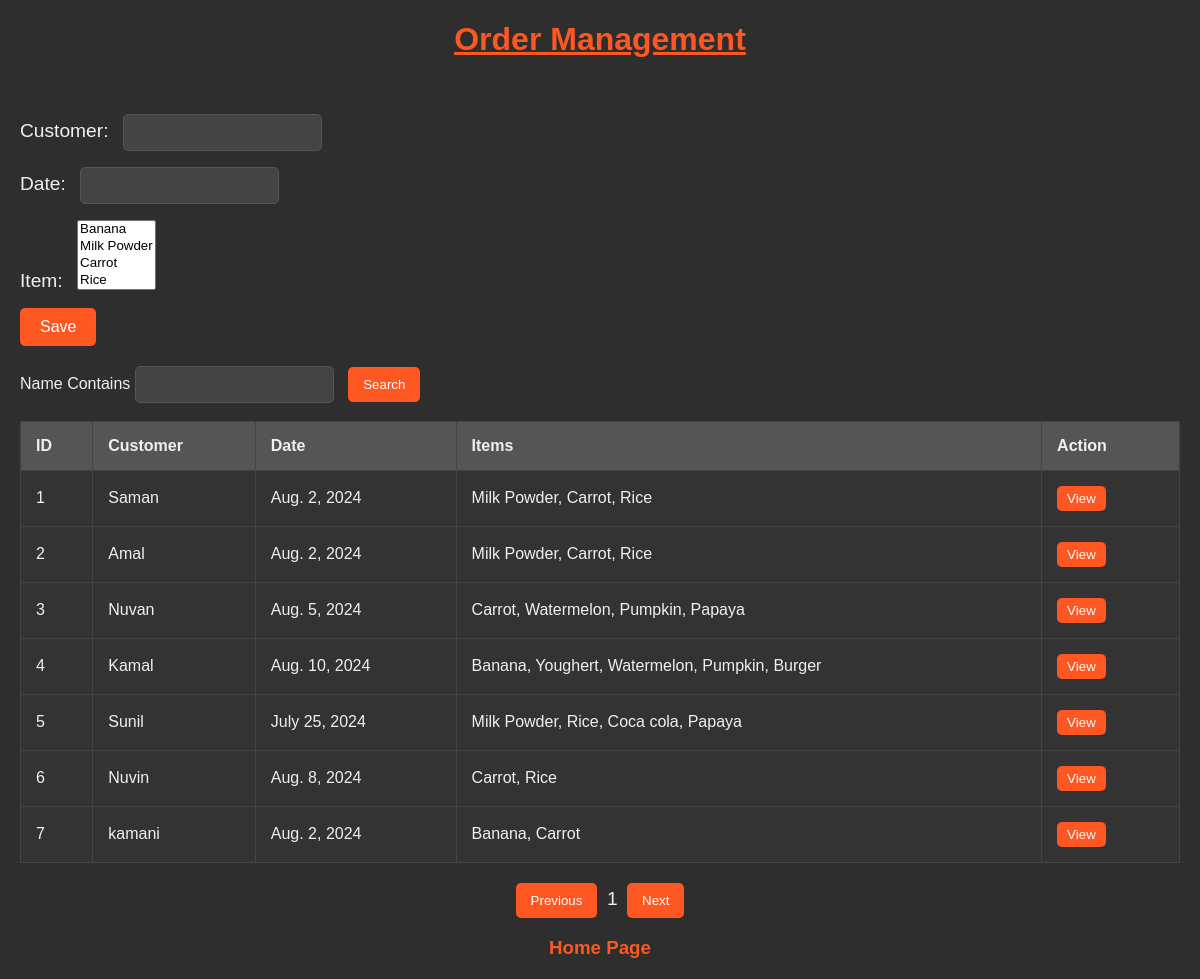
The page /app/order/ on the database its author committed.
### app/models.py (models this page shows, shortened)
class Order (models.Model):
    customer = models.CharField(max_length = 20)
    date = models.DateField()
    item = models.ManyToManyField(Item)

class Item (models.Model):
    name = models.CharField(max_length = 20)
    price = models.DecimalField(max_digits=8, decimal_places=2)
    image = models.ImageField(upload_to = 'items/')
    category = models.ForeignKey(Category, on_delete = models.CASCADE)
    unit = models.ForeignKey(Unit, on_delete = models.CASCADE)
    def __str__(self):
        return self.name

### app/views.py (the view)
# urls.py: path('order/', views.order_view, name='orders'),
def order_view(request):
    orders = Order.objects.all()
    if request.method == 'POST':
        form = OrderForm(request.POST)
        if form.is_valid():
            form.save()
    else:
        form = OrderForm()
    context = {'form':form, 'ordrs':orders}
    return render(request, 'order.html', context)

### app/forms.py
class OrderForm(forms.ModelForm):
    class Meta:
        model = Order
        fields = '__all__'

### app/templates/order.html (shortened to what this page needs)
<!DOCTYPE html>
<html lang="en">
<head>
</head>
<body>
    <h1><u>Order Management</u></h1>
    <br>
    <form method="POST">
        {{form.as_p}}
        <input type="submit" value="Save">
     </form>
     <label>Name Contains</label>
     <input>
     <button>Search</button>
     <br>
     <br>
     <table border="1">
        <tr>
            <th>ID</th>
            <th>Customer</th>
            <th>Date</th>
            <th>Items</th>
            <th>Action</th>
        </tr>
        {% for order in ordrs %}
        <tr>
            <td>{{order.id}}</td>
            <td>{{order.customer}}</td>
            <td>{{order.date}}</td>
            <td>{{order.item.all|join:", "}}</td>
            <td><button>View</button></td>
        </tr>
        {% endfor %}
     </table>
     <div class="pagination">
        <button>Previous</button>
        <label>1</label>
        <button>Next</button>
    </div>
    <li><a href="{% url 'home' %}"><h3>Home Page</h3></a></li>
</body>
</html>

### app/templates/order.html (style rules this page uses)
body { background-color: #2e2e2e; color: #f0f0f0; font-family: Arial, sans-serif; margin: 20px; }
h1 { text-align: center; color: #ff5722; }
form { margin-bottom: 20px; }
form label, form lable { margin-right: 10px; font-size: 1.2em; }
form input { padding: 10px; margin-right: 10px; border: 1px solid #555; border-radius: 5px; background-color: #444; color: #fff; }
table { width: 100%; border-collapse: collapse; margin-bottom: 20px; }
table, th, td { border: 1px solid #444; }
th, td { padding: 15px; text-align: left; }
th { background-color: #555; }
td { background-color: #333; }
td button { padding: 5px 10px; border: none; border-radius: 5px; background-color: #ff5722; color: #fff; cursor: pointer; }
button { padding: 10px 15px; border: none; border-radius: 5px; background-color: #ff5722; color: #fff; cursor: pointer; margin-right: 10px; }
input { padding: 10px; margin-right: 10px; border: 1px solid #555; border-radius: 5px; background-color: #444; color: #fff; }
input[type="submit"] { padding: 10px 20px; border: none; border-radius: 5px; background-color: #ff5722; color: #fff; font-size: 1em; cursor: pointer; transition: background-color 0.3s; }
.pagination { text-align: center; }
.pagination button { padding: 10px 15px; border: none; border-radius: 5px; background-color: #ff5722; color: #fff; cursor: pointer; margin: 0 5px; }
.pagination label { font-size: 1.2em; }
li { list-style: none; text-align: center; }
a { color: #ff5722; text-decoration: none; }

### rows shown on the page
Order: id "1", customer "Saman", date "Aug. 2, 2024", item.all "Milk Powder, Carrot, Rice"
Order: id "2", customer "Amal", date "Aug. 2, 2024", item.all "Milk Powder, Carrot, Rice"
Order: id "3", customer "Nuvan", date "Aug. 5, 2024", item.all "Carrot, Watermelon, Pumpkin, Papaya"
Order: id "4", customer "Kamal", date "Aug. 10, 2024", item.all "Banana, Youghert, Watermelon, Pumpkin, Burger"
Order: id "5", customer "Sunil", date "July 25, 2024", item.all "Milk Powder, Rice, Coca cola, Papaya"
Order: id "6", customer "Nuvin", date "Aug. 8, 2024", item.all "Carrot, Rice"
Order: id "7", customer "kamani", date "Aug. 2, 2024", item.all "Banana, Carrot"
